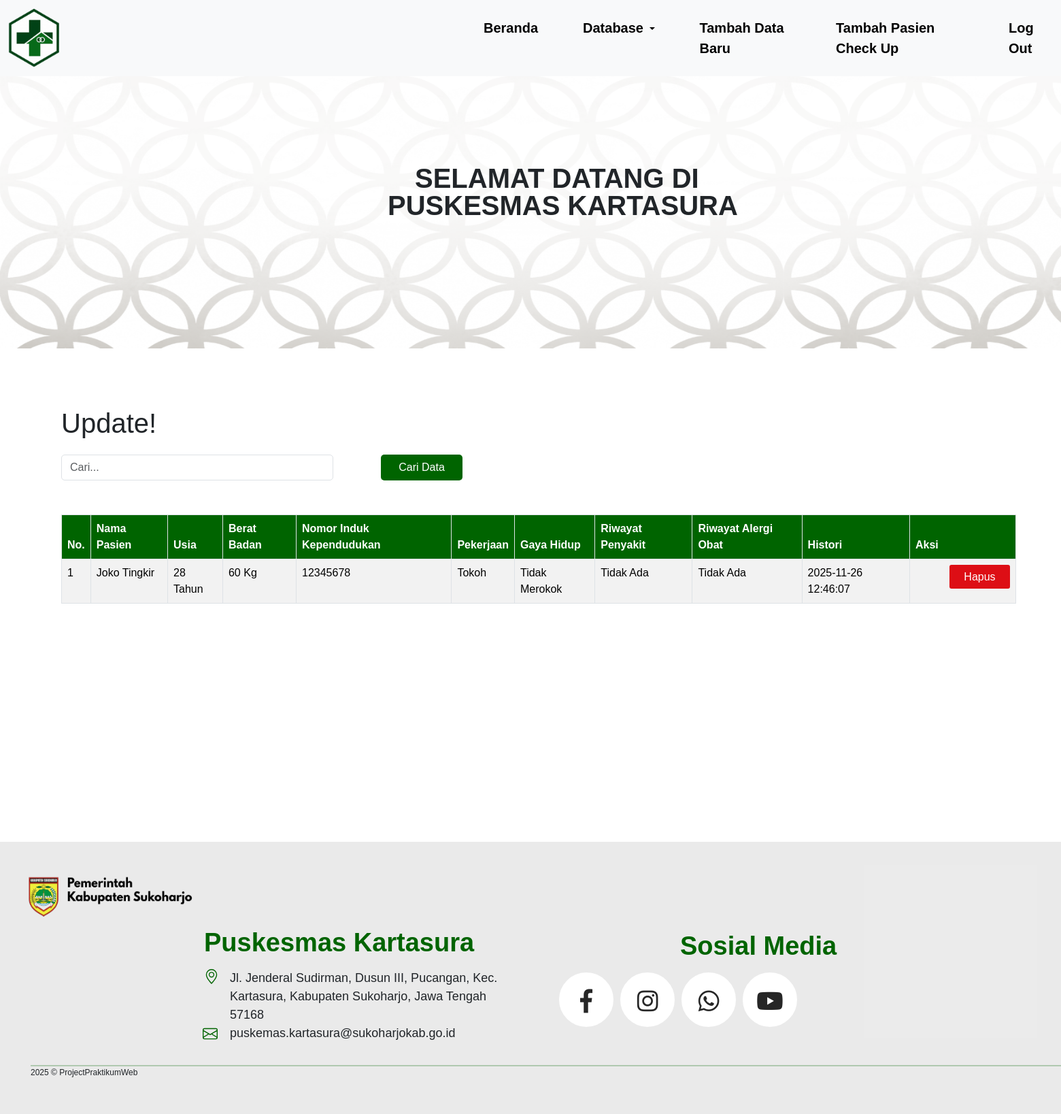
Screenshot of /Backend/CrudCheckUp.php with the database file from the repository.
### tables this page shows
CREATE TABLE `medical_checkup` (
  `id_checkup` int(11) NOT NULL,
  `nama_lengkap` varchar(100) NOT NULL,
  `usia` int(11) DEFAULT NULL,
  `berat_badan` float DEFAULT NULL,
  `nik` varchar(20) DEFAULT NULL,
  `pekerjaan` varchar(100) DEFAULT NULL,
  `gaya_hidup` text DEFAULT NULL,
  `riwayat_penyakit` text DEFAULT NULL,
  `riwayat_alergi` text DEFAULT NULL,
  `foto_kk` varchar(255) DEFAULT NULL,
  `foto_ktp` varchar(255) DEFAULT NULL,
  `created_at` timestamp NOT NULL DEFAULT current_timestamp()
);

### Backend/CrudCheckUp.php (the view, shortened to what this page needs)
<?php
include "Service/Connection.php";
?>
<!DOCTYPE html>
<html lang="en">
<head>
    <link
        href="https://cdn.jsdelivr.net/npm/bootstrap@5.3.8/dist/css/bootstrap.min.css"
        rel="stylesheet"
 />
    <link
        rel="stylesheet"
        href="https://use.fontawesome.com/releases/v5.6.3/css/all.css"
 />
    <link rel="stylesheet" href="../Style/Hover/HoverHalamanUtama.css" />
    <link rel="stylesheet" href="../Style/HalamanUtama.css" />
    <link rel="stylesheet" href="../Style/CrudCheckUp.css">
</head>
<body>
    <nav class="navbar navbar-expand-lg bg-body-tertiary">
        <div class="container-fluid">
            <a class="navbar-brand" href="Dashboard.php"><img src="../Assets/Logo Puskesmas.png" /></a>
            <div class="collapse navbar-collapse" id="navbarScroll">
                <ul
                    class="navbar-nav me-auto my-2 my-lg-0 navbar-nav-scroll"
                    style="--bs-scroll-height: 100px; gap: 50px; margin-left: 600px;">
                    <li class="nav-item">
                        <a
                            class="nav-link active"
                            aria-current="page"
                            href="../Backend/Dashboard.php">
                            <span class="hover-underline-animation center">Beranda</span></a>
                    </li>
                    <li class="nav-item dropdown">
                        <a
                            class="nav-link active dropdown-toggle"
                            href="#"
                            role="button"
                            data-bs-toggle="dropdown"
                            aria-expanded="false">
                            <span>Database</span>
                        </a>
                    </li>
                    <li class="nav-item">
                        <a
                            class="nav-link active"
                            aria-current="page"
                            href="FormPasienBarubyAdmin.php"><span class="hover-underline-animation center">Tambah Data Baru</span></a>
                    </li>
                    <li class="nav-item">
                        <a
                        class="nav-link active"
                        aria-current="page"
                        href="FormMedicalCheckUpbyAdmin.php"><span class="hover-underline-animation center">Tambah Pasien Check Up</span></a>
                    </li>
                    <li class="nav-item">
                        <a
                            class="nav-link active"
                            aria-current="page"
                            href="LogoutAdmin.php"><span class="hover-underline-animation center">Log Out</span></a>
                    </li>
                </ul>
            </div>
        </div>
    </nav>
    <div class="banner-card">
        <img src="../Assets/Batik.png" class="Batik" />
        <div class="banner-text">
            <p class="Welcome">SELAMAT DATANG DI</p>
            <p class="Place">PUSKESMAS KARTASURA</p>
        </div>
    </div>
    <div class="ProgramLayanan">
        <p class="Sub">Update!</p>
        <form action="" method="post">
            <input type="search" name="Search" class="form-control" placeholder="Cari...">
            <div class="SearchButton">
                <button type="submit" name="caridata">Cari Data</button>
            </div>
        </form>
    </div>
    <?php
    $CariData = isset($_POST['caridata']);
    ?>
    <?php
    if (!$CariData) {
    ?>
        <table class="table table-striped table-bordered">
                <thead>
                    <tr>
                        <th>No.</th>
                        <th>Nama Pasien</th>
                        <th>Usia</th>
                        <th>Berat Badan</th>
                        <th>Nomor Induk Kependudukan</th>
                        <th>Pekerjaan</th>
                        <th>Gaya Hidup</th>
                        <th>Riwayat Penyakit</th>
                        <th>Riwayat Alergi Obat</th>
                        <th>Histori</th>
                        <th>Aksi</th>
                    </tr>
                </thead>
                <tbody>
                    <?php
                    $Nomor = 1;
                    $Query = mysqli_query($Connection, "SELECT * FROM medical_checkup");
                    while ($ShowData = mysqli_fetch_array($Query)) {
                    ?>
                        <tr>
                            <td><?= $Nomor++ ?></td>
                            <td><?= $ShowData['nama_lengkap'] ?></td>
                            <td><?= $ShowData['usia'] . " Tahun" ?></td>
                            <td><?= $ShowData['berat_badan'] . " Kg"?></td>
                            <td><?= $ShowData['nik'] ?></td>
                            <td><?= $ShowData['pekerjaan'] ?></td>
                            <td><?= $ShowData['gaya_hidup'] ?></td>
                            <td><?= $ShowData['riwayat_penyakit'] ?></td>
                            <td><?= $ShowData['riwayat_alergi'] ?></td>
                            <td><?= $ShowData['created_at'] ?></td>
                            <td>
                                <a href="DeleteDataCheckUp.php?id_checkup=<?= $ShowData['id_checkup'] ?>"
                                    class="Hapus"
                                    onclick="return confirm('Apakah Anda Yakin Menghapus Data <?= $ShowData['nama_lengkap'] ?> ?')">
                                    <button type="button" style="background-color: #dd0e15ff;">Hapus</button>
                                </a>
                            </td>
                        </tr>
                    <?php } ?>
                </tbody>
            </table>
    <?php
    }
    ?>
    <div class="kotak">
        <img src="../Assets/pemerintah.png" />
        <div class="kirifooter">
            <label>Puskesmas Kartasura</label>
            <p>
                Jl. Jenderal Sudirman, Dusun III, Pucangan, Kec. Kartasura, Kabupaten
                Sukoharjo, Jawa Tengah 57168
            </p>
            <p>puskemas.kartasura@sukoharjokab.go.id</p>
        </div>
        <div class="kananfooter">
            <label>Sosial Media</label>
            <ul class="ul">
                <li>
                    <a href="https://www.facebook.com/pkm.kartasura"> <i class="fab fa-facebook-f icon"></i> </a>
                </li>
                <li>
                    <a href="https://www.instagram.com/puskesmas_kartasura?utm_source=ig_web_button_share_sheet&igsh=ZDNlZDc0MzIxNw=="><i class="fab fa-instagram icon"></i></i></a>
                </li>
                <li>
                    <a href="https://api.whatsapp.com/send?phone=6285876475201&text=___________________________%0A%20%20%20%20%F0%9D%91%BA%F0%9D%92%86%F0%9D%92%8D%F0%9D%92%82%F0%9D%92%8E%F0%9D%92%82%F0%9D%92%95%20%F0%9D%92%85%F0%9D%92%82%F0%9D%92%95%F0%9D%92%82%F0%9D%92%8F%F0%9D%92%88%20%F0%9D%92%85%F0%9D%92%8A%20%F0%9D%91%AF%F0%9D%92%90%F0%9D%92%95%F0%9D%92%8D%F0%9D%92%8A%F0%9D%92%8F%F0%9D%92%86%0A%20%E2%84%99%F0%9D%95%8C%F0%9D%95%8A%F0%9D%95%82%F0%9D%94%BC%F0%9D%95%8A%F0%9D%95%84%F0%9D%94%B8%F0%9D%95%8A%20%F0%9D%95%82%F0%9D%94%B8%E2%84%9D%F0%9D%95%8B%F0%9D%94%B8%F0%9D%95%8A%F0%9D%95%8C%E2%84%9D%F0%9D%94%B8%0A___________________________%0A%0A"><i class="fab fa-whatsapp icon"></i></a>
                </li>
                <li>
                    <a href="https://www.youtube.com/@Puskesmas_Kartasura"><i class="fab fa-youtube icon"></i></a>
                </li>
            </ul>
        </div>
        <div class="garis">
            <hr />
        </div>
        <div class="pojokbawah">
            <label>2025 © ProjectPraktikumWeb</label>
        </div>
    </div>
    <div class="location">
    </div>
    <div class="email">
    </div>
</body>
</html>

### Style/Hover/HoverHalamanUtama.css (style rules this page uses)
.hover-underline-animation { display: inline-block; position: relative; }
.hover-underline-animation::after { content: ''; position: absolute; width: 100%; transform: scaleX(0); height: 2px; bottom: 0; left: 0; background-color: #006400; transition: transform 0.25s ease-out; }
.hover-underline-animation.center::after { transform-origin: bottom center; }
.ul { display: flex; top: 50%; left: 50%; transform: translate(-50%, -50%); }
.ul li { list-style: none; }
.ul li a { width: 80px; height: 80px; background-color: #fff; text-align: center; line-height: 80px; font-size: 35px; margin-left: 10px; display: block; border-radius: 50%; position: relative; overflow: hidden; border: 3px solid #fff; z-index: 1; }
.ul li a .icon { position: relative; color: #262626; transition: .5s; z-index: 3; }
.ul li a:before { content: ""; position: absolute; top: 100%; left: 0; width: 100%; height: 100%; background: #f00; transition: .5s; z-index: 2; }
.ul li:nth-child(1) a:before { background: #3b5999; }
.ul li:nth-child(2) a:before { background: linear-gradient(45deg, #f09433 0%, #e6683c 25%, #dc2743 50%, #cc2366 75%, #bc1888 100%); }
.ul li:nth-child(3) a:before { background: #075e54 ; }
.ul li:nth-child(4) a:before { background: #dd4b39; }

### Style/HalamanUtama.css (style rules this page uses)
body { font-family: Arial, Helvetica, sans-serif; }
img { width: 75px; height: 86px; }
ul { margin-left: 640px; }
span { font-weight: 600; font-size: 20px; }
.banner-card { position: relative; }
.banner-card img { width: 100% ; height: 400px; }
.banner-text { position: absolute; top: 100px; padding: 20px; }
.Welcome { font-size: 40px; font-weight: 700; margin-bottom: -20px; margin-left: 590px; }
.Place { font-weight: 700 ; margin-left: 550px; margin-bottom: 0px; margin-top: 0px; font-size: 40px ; }
.ProgramLayanan { margin-top: 60px; margin-left: 90px; width: 500px; }
a { text-decoration: none; color: inherit; }
.kotak { width: 100%; height: 400px; margin-top: 350px; background-color: rgba(221, 221, 221, 0.6); }
.kotak img { width: 245px; height: 60px; margin-top: 50px; margin-left: 40px; }
.kirifooter { margin-left: 300px; margin-top: 10px; width: 500px; }
.kirifooter label { font-weight: 700; font-size: 38px; color: #006400; }
.kirifooter p { font-size: 18px; font-weight: 500; margin-top: 10px; margin-left: 38px; width: 400px; height: 65px; }
.garis hr { margin-top: 0px; margin-left: 45px; margin-right: 45px; width: 1600px; color: #006400; height: 2px; border: none; background-color: #006400; }
.pojokbawah { margin-left: 45px; margin-top: -20px; }
.pojokbawah label { font-weight: 500; font-size: 12px; }
.location { margin-top: -215px; margin-left: 300px; width: 10px ; }
.location svg { color:#006400; }
.email { margin-top: 60px; margin-left: 298px; width: 10px; }
.email svg { color: #006400; }
.kananfooter { margin-left: 400px; margin-top: -200px; }
.kananfooter label { font-weight: 700; font-size: 38px; color: #006400; margin-top: -40px; margin-left: 600px; margin-bottom: 50px; width: 240px; }

### Style/CrudCheckUp.css (style rules this page uses)
.Sub { font-size: 40px; margin-top: 80px; }
.table { width: 90%; margin-left: 90px; margin-top: 50px; }
.table thead th { background-color: #006400; color: white; }
form { width: 400px; }
.form-control { width: 400px; border-radius: 5px; }
.SearchButton { margin-top: -38px; margin-left: 420px; width: 120px; }
.SearchButton button { border: none; width: 120px; height: 38px; border-radius: 5px; background-color: #006400; color: white; }
button { width: 89px; height: 35px; border-radius: 3px; color: white; border: none; margin-left: 50px; }

### rows the page displays
medical_checkup: nama_lengkap "Joko Tingkir", usia "28", berat_badan "60", nik "12345678", pekerjaan "Tokoh", gaya_hidup "Tidak Merokok", riwayat_penyakit "Tidak Ada", riwayat_alergi "Tidak Ada", created_at "2025-11-26 12:46:07"
